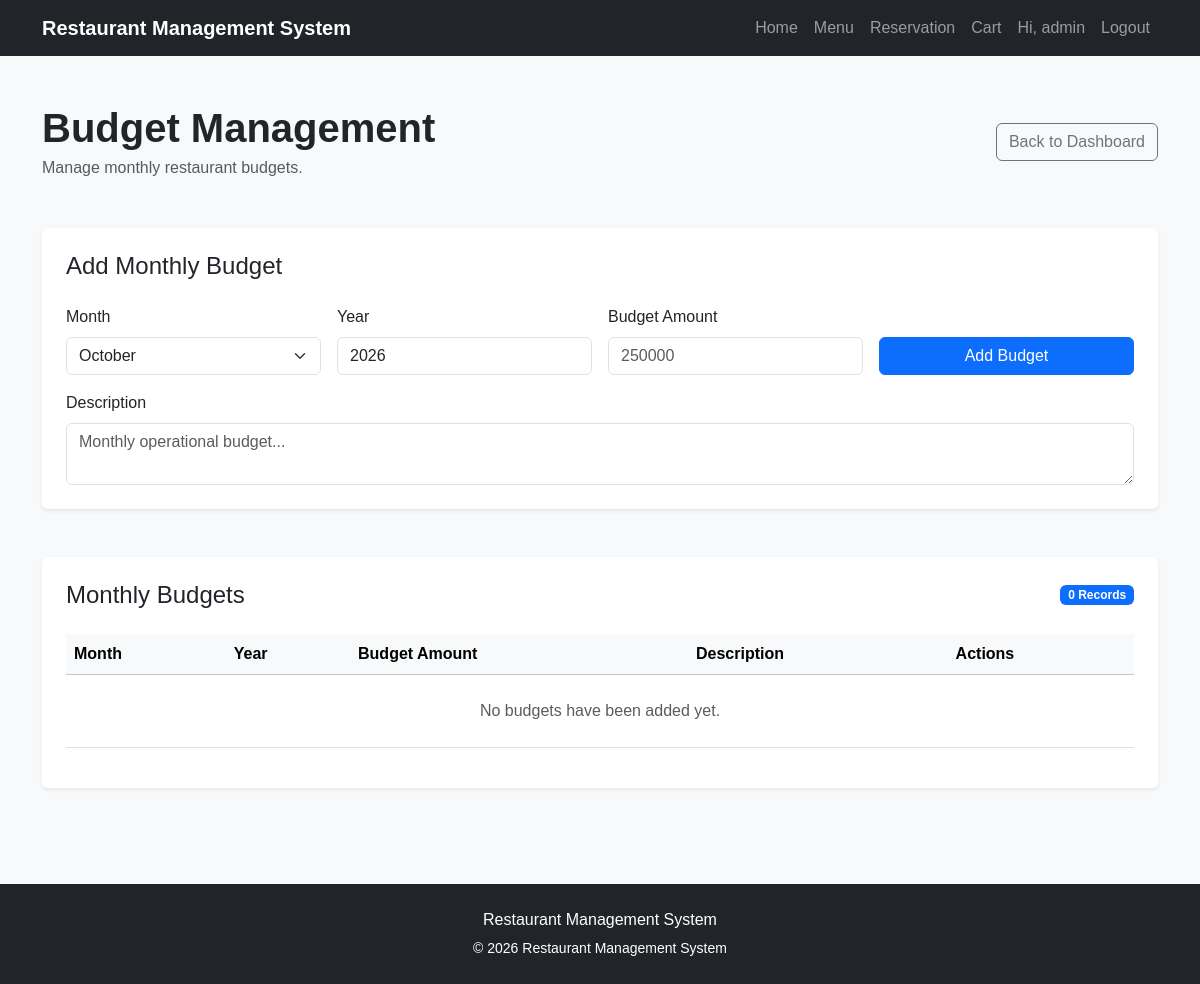
Before: /admin-panel/budget/ (signed in) with the older database file.
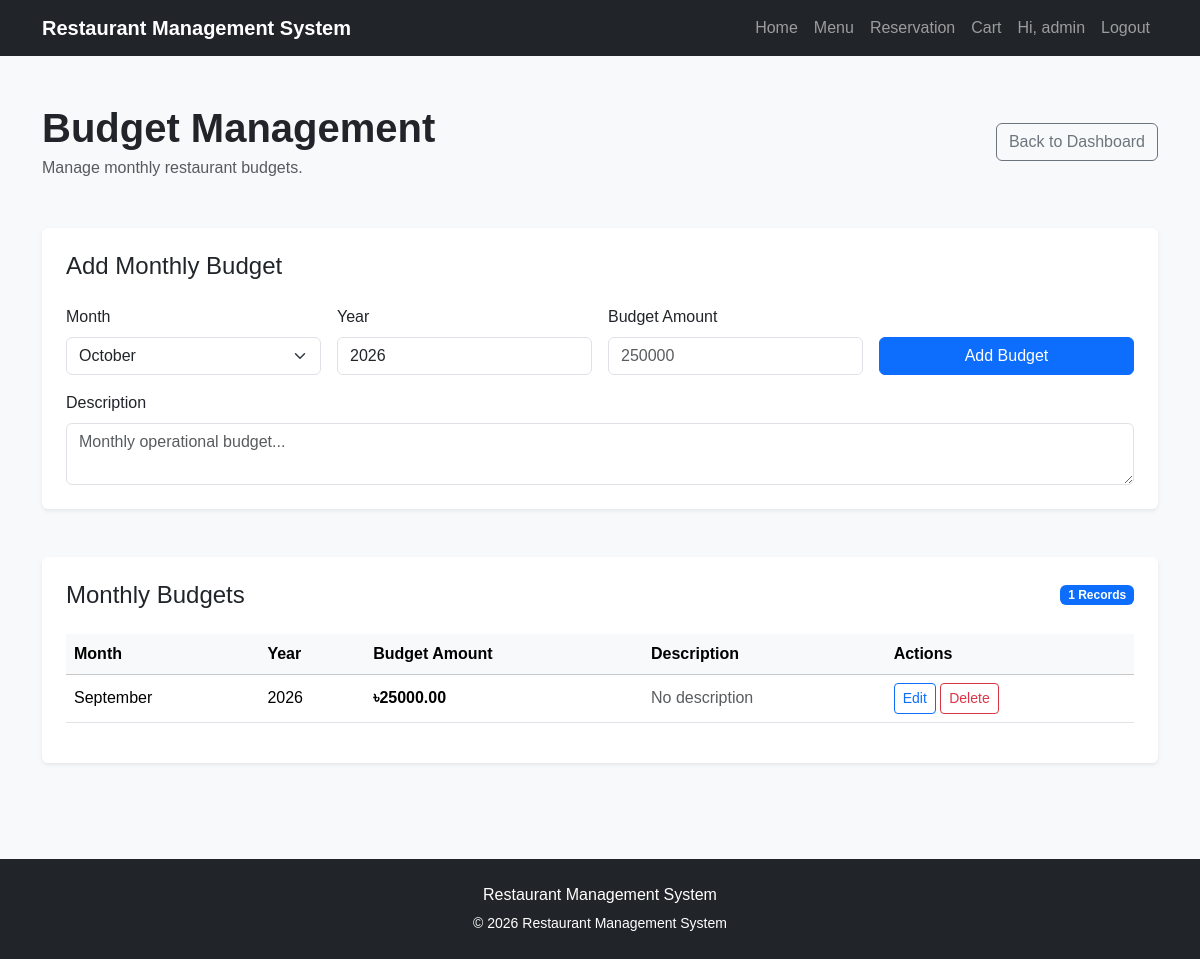
After: the same page with the newer database file.
### core/models.py (models this page shows, shortened)
class Budget(models.Model):
    month = models.PositiveIntegerField(
        validators=[
            MinValueValidator(1)
        ]
    )
    year = models.PositiveIntegerField()
    amount = models.DecimalField(
        max_digits=12,
        decimal_places=2,
        validators=[MinValueValidator(0)]
    )
    description = models.TextField(blank=True)
    created_at = models.DateTimeField(
        auto_now_add=True
    )
    class Meta:
        constraints = [
            models.UniqueConstraint(
                fields=['month', 'year'],
                name='unique_budget_month'
            )
        ]

### core/views.py (the view, shortened to what this page needs)
@login_required
def budget_management(request):
    if not request.user.is_superuser:
        messages.error(
            request,
            "You do not have permission to access budget management."
        )
        return redirect('home')
    from django.utils import timezone
    today = timezone.localdate()
    budgets = Budget.objects.all().order_by('-year', '-month')
    month_names = [
        (1, 'January'),
        (2, 'February'),
        (3, 'March'),
        (4, 'April'),
        (5, 'May'),
        (6, 'June'),
        (7, 'July'),
        (8, 'August'),
        (9, 'September'),
        (10, 'October'),
        (11, 'November'),
        (12, 'December'),
    ]
    context = {
        'budgets': budgets,
        'month_names': month_names,
        'current_month': today.month,
        'current_year': today.year,
    }
    return render(
        request,
        'admin_panel/budget.html',
        context
    )

### core/context_processors.py (called while the page is built)
def cart_count(request):
    cart = request.session.get('cart', {})
    count = sum(cart.values())
    return {
        'cart_count': count
    }

### templates/admin_panel/budget.html (shortened to what this page needs)
{% extends 'base.html' %}
{% block content %}
<div class="container py-5">
    <div class="d-flex justify-content-between align-items-center mb-5">
        <div>
            <h1 class="fw-bold mb-1">Budget Management</h1>
            <p class="text-muted mb-0">
                Manage monthly restaurant budgets.
            </p>
        </div>
        <a href="{% url 'admin_dashboard' %}"
           class="btn btn-outline-secondary">
            Back to Dashboard
        </a>
    </div>
    <div class="card border-0 shadow-sm mb-5">
        <div class="card-body p-4">
            <h4 class="mb-4">Add Monthly Budget</h4>
            <form method="post">
                <div class="row g-3">
                    <div class="col-md-3">
                        <label class="form-label">
                            Month
                        </label>
                        <select name="month"
                                class="form-select"
                                required>
                            {% for number, name in month_names %}
                                <option value="{{ number }}"
                                    {% if number == current_month %}
                                        selected
                                    {% endif %}>
                                    {{ name }}
                                </option>
                            {% endfor %}
                        </select>
                    </div>
                    <div class="col-md-3">
                        <label class="form-label">
                            Year
                        </label>
                        <input type="number"
                               name="year"
                               class="form-control"
                               value="{{ current_year }}"
                               min="2000"
                               required>
                    </div>
                    <div class="col-md-3">
                        <label class="form-label">
                            Budget Amount
                        </label>
                        <input type="number"
                               name="amount"
                               class="form-control"
                               min="0"
                               step="0.01"
                               placeholder="250000"
                               required>
                    </div>
                    <div class="col-md-3 d-flex align-items-end">
                        <button type="submit"
                                class="btn btn-primary w-100">
                            Add Budget
                        </button>
                    </div>
                    <div class="col-12">
                        <label class="form-label">
                            Description
                        </label>
                        <textarea name="description"
                                  class="form-control"
                                  rows="2"
                                  placeholder="Monthly operational budget..."></textarea>
                    </div>
                </div>
            </form>
        </div>
    </div>
    <div class="card border-0 shadow-sm">
        <div class="card-body p-4">
            <div class="d-flex justify-content-between align-items-center mb-4">
                <h4 class="mb-0">
                    Monthly Budgets
                </h4>
                <span class="badge bg-primary">
                    {{ budgets|length }} Records
                </span>
            </div>
            <div class="table-responsive">
                <table class="table table-hover align-middle">
                    <thead class="table-light">
                        <tr>
                            <th>Month</th>
                            <th>Year</th>
                            <th>Budget Amount</th>
                            <th>Description</th>
                            <th>Actions</th>
                        </tr>
                    </thead>
                    <tbody>
                        {% for budget in budgets %}
                        <tr>
                            <td>
                                {% if budget.month == 1 %}January
                                {% elif budget.month == 2 %}February
                                {% elif budget.month == 3 %}March
                                {% elif budget.month == 4 %}April
                                {% elif budget.month == 5 %}May
                                {% elif budget.month == 6 %}June
                                {% elif budget.month == 7 %}July
                                {% elif budget.month == 8 %}August
                                {% elif budget.month == 9 %}September
                                {% elif budget.month == 10 %}October
                                {% elif budget.month == 11 %}November
                                {% elif budget.month == 12 %}December
                                {% endif %}
                            </td>
                            <td>
                                {{ budget.year }}
                            </td>
                            <td class="fw-bold">
                                ৳{{ budget.amount|floatformat:2 }}
                            </td>
                            <td>
                                {% if budget.description %}
                                    {{ budget.description }}
                                {% else %}
                                    <span class="text-muted">
                                        No description
                                    </span>
                                {% endif %}
                            </td>
                            <td>
                                <button type="button"
                                        class="btn btn-sm btn-outline-primary"
                                        data-bs-toggle="modal"
                                        data-bs-target="#editBudget{{ budget.id }}">
                                    Edit
                                </button>
                                <form method="post"
                                      class="d-inline">
                                    <button type="submit"
                                            class="btn btn-sm btn-outline-danger"
                                            onclick="return confirm('Delete this budget?');">
                                        Delete
                                    </button>
                                </form>
                            </td>
                        </tr>
                        {% empty %}
                        <tr>
                            <td colspan="5"
                                class="text-center text-muted py-4">
                                No budgets have been added yet.
                            </td>
                        </tr>
                        {% endfor %}
                    </tbody>
                </table>
            </div>
        </div>
    </div>
</div>
{% endblock %}

### templates/base.html (shortened to what this page needs)
{% load static %}
<!DOCTYPE html>
<html lang="en">
<head>
    <link
        href="https://cdn.jsdelivr.net/npm/bootstrap@5.3.3/dist/css/bootstrap.min.css"
        rel="stylesheet"
    >
    <link rel="stylesheet" href="{% static 'css/style.css' %}">
</head>
<body>
<nav class="navbar navbar-expand-lg navbar-dark bg-dark">
    <div class="container">
        <a
            class="navbar-brand fw-bold"
            href="/"
        >
            Restaurant Management System
        </a>
        <div
            class="collapse navbar-collapse"
            id="navbarNav"
        >
            <ul class="navbar-nav ms-auto">
                <li class="nav-item">
                    <a
                        class="nav-link"
                        href="/"
                    >
                        Home
                    </a>
                </li>
                <li class="nav-item">
                    <a
                        class="nav-link"
                        href="/menu/"
                    >
                        Menu
                    </a>
                </li>
                <li class="nav-item">
                    <a
                        class="nav-link"
                        href="/reservation/"
                    >
                        Reservation
                    </a>
                </li>
                <li class="nav-item">
                    <a
                        class="nav-link"
                        href="{% url 'cart' %}"
                    >
                        Cart
                    </a>
                </li>
                {% if user.is_authenticated %}
                    <li class="nav-item">
                        <span class="nav-link">
                            Hi,
                            {{ user.first_name|default:user.username }}
                        </span>
                    </li>
                    <li class="nav-item">
                        <a
                            class="nav-link"
                            href="{% url 'logout' %}"
                        >
                            Logout
                        </a>
                    </li>
{% endif %}
            </ul>
        </div>
    </div>
</nav>
<main>
    {% block content %}
    {% endblock %}
</main>
<footer class="bg-dark text-white text-center py-4 mt-5">
    <p class="mb-1">
        Restaurant Management System
    </p>
    <small>
        © 2026 Restaurant Management System
    </small>
</footer>
</body>
</html>

### static/css/style.css (style rules this page uses)
body { font-family: Arial, sans-serif; background-color: #f8f9fa; }
footer { margin-top: 0; }

Changed rows visible on the page:
added Budget: month "September", year "2026", amount "25000.00", description "No description"
Other visible differences:
{{ budgets|length }}: "0" → "1"
text no longer shown: "No budgets have been added yet."
